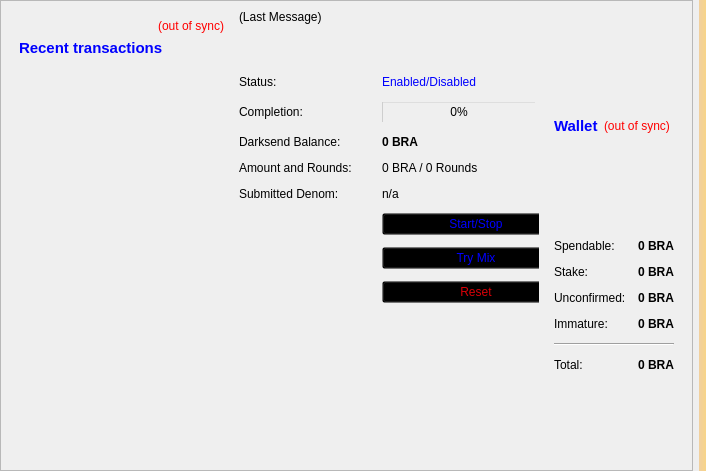
<?xml version="1.0" encoding="UTF-8"?>
<ui version="4.0">
 <class>OverviewPage</class>
 <widget class="QWidget" name="OverviewPage">
  <property name="geometry">
   <rect>
    <x>0</x>
    <y>0</y>
    <width>706</width>
    <height>471</height>
   </rect>
  </property>
  <property name="windowTitle">
   <string>Form</string>
  </property>
  <layout class="QHBoxLayout" name="horizontalLayout_3">
   <property name="leftMargin">
    <number>0</number>
   </property>
   <property name="topMargin">
    <number>0</number>
   </property>
   <property name="rightMargin">
    <number>0</number>
   </property>
   <property name="bottomMargin">
    <number>0</number>
   </property>
   <item>
    <widget class="QScrollArea" name="scrollArea">
     <property name="widgetResizable">
      <bool>true</bool>
     </property>
     <widget class="QWidget" name="scrollAreaWidgetContents">
      <property name="geometry">
       <rect>
        <x>0</x>
        <y>0</y>
        <width>687</width>
        <height>469</height>
       </rect>
      </property>
      <layout class="QGridLayout" name="horizontalLayout">
       <item row="0" column="0">
        <widget class="QWidget" name="widget_2" native="true">
         <layout class="QVBoxLayout" name="verticalLayout">
          <item>
           <layout class="QVBoxLayout" name="verticalLayout_6">
            <item>
             <widget class="QLabel" name="labelTransactionsStatus">
              <property name="toolTip">
               <string>The displayed information may be out of date. Your wallet automatically synchronizes with the Brazil network after a connection is established, but this process has not completed yet.</string>
              </property>
              <property name="styleSheet">
               <string notr="true">QLabel { color: red; }</string>
              </property>
              <property name="text">
               <string notr="true">&lt;html&gt;&lt;head/&gt;&lt;body&gt;&lt;p&gt;&lt;span style=&quot; color:#ff0000;&quot;&gt;(out of sync)&lt;/span&gt;&lt;/p&gt;&lt;/body&gt;&lt;/html&gt;</string>
              </property>
              <property name="alignment">
               <set>Qt::AlignRight|Qt::AlignTrailing|Qt::AlignVCenter</set>
              </property>
             </widget>
            </item>
            <item>
             <widget class="QLabel" name="label_4">
              <property name="font">
               <font>
                <pointsize>11</pointsize>
                <weight>75</weight>
                <bold>true</bold>
               </font>
              </property>
              <property name="text">
               <string>&lt;html&gt;&lt;head/&gt;&lt;body&gt;&lt;p&gt;&lt;span style=&quot; color:#0000ff;&quot;&gt;Recent transactions&lt;/span&gt;&lt;/p&gt;&lt;/body&gt;&lt;/html&gt;</string>
              </property>
             </widget>
            </item>
            <item>
             <spacer name="horizontalSpacer">
              <property name="orientation">
               <enum>Qt::Horizontal</enum>
              </property>
              <property name="sizeHint" stdset="0">
               <size>
                <width>40</width>
                <height>20</height>
               </size>
              </property>
             </spacer>
            </item>
            <item>
             <widget class="QListView" name="listTransactions">
              <property name="styleSheet">
               <string notr="true">QListView { background: transparent; }</string>
              </property>
              <property name="frameShape">
               <enum>QFrame::NoFrame</enum>
              </property>
              <property name="verticalScrollBarPolicy">
               <enum>Qt::ScrollBarAlwaysOff</enum>
              </property>
              <property name="horizontalScrollBarPolicy">
               <enum>Qt::ScrollBarAlwaysOff</enum>
              </property>
              <property name="selectionMode">
               <enum>QAbstractItemView::NoSelection</enum>
              </property>
             </widget>
            </item>
           </layout>
          </item>
         </layout>
        </widget>
       </item>
       <item row="0" column="3">
        <layout class="QVBoxLayout" name="verticalLayout_2">
         <item>
          <widget class="QWidget" name="widget" native="true">
           <layout class="QVBoxLayout" name="verticalLayout_4">
            <item>
             <layout class="QHBoxLayout" name="horizontalLayout_4">
              <item>
               <widget class="QLabel" name="label_5">
                <property name="font">
                 <font>
                  <pointsize>11</pointsize>
                  <weight>75</weight>
                  <bold>true</bold>
                 </font>
                </property>
                <property name="styleSheet">
                 <string notr="true">color: rgb(0, 0, 255);</string>
                </property>
                <property name="text">
                 <string>Wallet</string>
                </property>
               </widget>
              </item>
              <item>
               <widget class="QLabel" name="labelWalletStatus">
                <property name="toolTip">
                 <string>The displayed information may be out of date. Your wallet automatically synchronizes with the Brazil network after a connection is established, but this process has not completed yet.</string>
                </property>
                <property name="styleSheet">
                 <string notr="true">QLabel { color: red; }</string>
                </property>
                <property name="text">
                 <string notr="true">(out of sync)</string>
                </property>
                <property name="alignment">
                 <set>Qt::AlignLeading|Qt::AlignLeft|Qt::AlignVCenter</set>
                </property>
               </widget>
              </item>
              <item>
               <spacer name="horizontalSpacer_2">
                <property name="orientation">
                 <enum>Qt::Horizontal</enum>
                </property>
                <property name="sizeHint" stdset="0">
                 <size>
                  <width>40</width>
                  <height>20</height>
                 </size>
                </property>
               </spacer>
              </item>
             </layout>
            </item>
            <item>
             <layout class="QFormLayout" name="formLayout_2">
              <property name="fieldGrowthPolicy">
               <enum>QFormLayout::AllNonFixedFieldsGrow</enum>
              </property>
              <property name="horizontalSpacing">
               <number>12</number>
              </property>
              <property name="verticalSpacing">
               <number>12</number>
              </property>
              <item row="0" column="0">
               <widget class="QLabel" name="label">
                <property name="text">
                 <string>Spendable:</string>
                </property>
               </widget>
              </item>
              <item row="0" column="1">
               <widget class="QLabel" name="labelBalance">
                <property name="font">
                 <font>
                  <weight>75</weight>
                  <bold>true</bold>
                 </font>
                </property>
                <property name="cursor">
                 <cursorShape>IBeamCursor</cursorShape>
                </property>
                <property name="toolTip">
                 <string>Your current spendable balance</string>
                </property>
                <property name="text">
                 <string notr="true">0 BRA</string>
                </property>
                <property name="alignment">
                 <set>Qt::AlignRight|Qt::AlignTrailing|Qt::AlignVCenter</set>
                </property>
                <property name="textInteractionFlags">
                 <set>Qt::LinksAccessibleByMouse|Qt::TextSelectableByKeyboard|Qt::TextSelectableByMouse</set>
                </property>
               </widget>
              </item>
              <item row="1" column="0">
               <widget class="QLabel" name="label_6">
                <property name="text">
                 <string>Stake:</string>
                </property>
               </widget>
              </item>
              <item row="1" column="1">
               <widget class="QLabel" name="labelStake">
                <property name="font">
                 <font>
                  <weight>75</weight>
                  <bold>true</bold>
                 </font>
                </property>
                <property name="cursor">
                 <cursorShape>IBeamCursor</cursorShape>
                </property>
                <property name="toolTip">
                 <string>Total of coins that was staked, and do not yet count toward the current balance</string>
                </property>
                <property name="text">
                 <string notr="true">0 BRA</string>
                </property>
                <property name="alignment">
                 <set>Qt::AlignRight|Qt::AlignTrailing|Qt::AlignVCenter</set>
                </property>
                <property name="textInteractionFlags">
                 <set>Qt::LinksAccessibleByMouse|Qt::TextSelectableByKeyboard|Qt::TextSelectableByMouse</set>
                </property>
               </widget>
              </item>
              <item row="2" column="0">
               <widget class="QLabel" name="label_3">
                <property name="text">
                 <string>Unconfirmed:</string>
                </property>
               </widget>
              </item>
              <item row="2" column="1">
               <widget class="QLabel" name="labelUnconfirmed">
                <property name="font">
                 <font>
                  <weight>75</weight>
                  <bold>true</bold>
                 </font>
                </property>
                <property name="cursor">
                 <cursorShape>IBeamCursor</cursorShape>
                </property>
                <property name="toolTip">
                 <string>Total of transactions that have yet to be confirmed, and do not yet count toward the current balance</string>
                </property>
                <property name="text">
                 <string notr="true">0 BRA</string>
                </property>
                <property name="alignment">
                 <set>Qt::AlignRight|Qt::AlignTrailing|Qt::AlignVCenter</set>
                </property>
                <property name="textInteractionFlags">
                 <set>Qt::LinksAccessibleByMouse|Qt::TextSelectableByKeyboard|Qt::TextSelectableByMouse</set>
                </property>
               </widget>
              </item>
              <item row="3" column="0">
               <widget class="QLabel" name="labelImmatureText">
                <property name="text">
                 <string>Immature:</string>
                </property>
               </widget>
              </item>
              <item row="3" column="1">
               <widget class="QLabel" name="labelImmature">
                <property name="font">
                 <font>
                  <weight>75</weight>
                  <bold>true</bold>
                 </font>
                </property>
                <property name="toolTip">
                 <string>Mined balance that has not yet matured</string>
                </property>
                <property name="text">
                 <string notr="true">0 BRA</string>
                </property>
                <property name="alignment">
                 <set>Qt::AlignRight|Qt::AlignTrailing|Qt::AlignVCenter</set>
                </property>
                <property name="textInteractionFlags">
                 <set>Qt::LinksAccessibleByMouse|Qt::TextSelectableByKeyboard|Qt::TextSelectableByMouse</set>
                </property>
               </widget>
              </item>
              <item row="4" column="0" colspan="2">
               <widget class="Line" name="line">
                <property name="orientation">
                 <enum>Qt::Horizontal</enum>
                </property>
               </widget>
              </item>
              <item row="5" column="0">
               <widget class="QLabel" name="labelTotalText">
                <property name="text">
                 <string>Total:</string>
                </property>
               </widget>
              </item>
              <item row="5" column="1">
               <widget class="QLabel" name="labelTotal">
                <property name="font">
                 <font>
                  <weight>75</weight>
                  <bold>true</bold>
                 </font>
                </property>
                <property name="cursor">
                 <cursorShape>IBeamCursor</cursorShape>
                </property>
                <property name="toolTip">
                 <string>Your current total balance</string>
                </property>
                <property name="text">
                 <string notr="true">&lt;html&gt;&lt;head/&gt;&lt;body&gt;&lt;p&gt;0 BRA&lt;/p&gt;&lt;/body&gt;&lt;/html&gt;</string>
                </property>
                <property name="alignment">
                 <set>Qt::AlignRight|Qt::AlignTrailing|Qt::AlignVCenter</set>
                </property>
                <property name="textInteractionFlags">
                 <set>Qt::LinksAccessibleByMouse|Qt::TextSelectableByKeyboard|Qt::TextSelectableByMouse</set>
                </property>
               </widget>
              </item>
             </layout>
            </item>
           </layout>
          </widget>
         </item>
        </layout>
       </item>
       <item row="0" column="1">
        <widget class="QFrame" name="frameDarksend">
         <property name="sizePolicy">
          <sizepolicy hsizetype="MinimumExpanding" vsizetype="MinimumExpanding">
           <horstretch>0</horstretch>
           <verstretch>0</verstretch>
          </sizepolicy>
         </property>
         <property name="minimumSize">
          <size>
           <width>300</width>
           <height>261</height>
          </size>
         </property>
         <property name="styleSheet">
          <string notr="true">background:transparent;</string>
         </property>
         <property name="frameShape">
          <enum>QFrame::StyledPanel</enum>
         </property>
         <property name="frameShadow">
          <enum>QFrame::Raised</enum>
         </property>
         <widget class="QWidget" name="verticalLayoutWidget">
          <property name="geometry">
           <rect>
            <x>0</x>
            <y>0</y>
            <width>331</width>
            <height>305</height>
           </rect>
          </property>
          <layout class="QVBoxLayout" name="verticalLayout_5">
           <item>
            <widget class="QLabel" name="darksendStatus">
             <property name="minimumSize">
              <size>
               <width>288</width>
               <height>43</height>
              </size>
             </property>
             <property name="styleSheet">
              <string notr="true">color: rgb(0, 0, 0);</string>
             </property>
             <property name="text">
              <string>(Last Message)</string>
             </property>
             <property name="alignment">
              <set>Qt::AlignLeading|Qt::AlignLeft|Qt::AlignTop</set>
             </property>
             <property name="wordWrap">
              <bool>true</bool>
             </property>
            </widget>
           </item>
           <item>
            <layout class="QFormLayout" name="formLayout">
             <property name="fieldGrowthPolicy">
              <enum>QFormLayout::AllNonFixedFieldsGrow</enum>
             </property>
             <property name="horizontalSpacing">
              <number>30</number>
             </property>
             <property name="verticalSpacing">
              <number>12</number>
             </property>
             <item row="0" column="0">
              <widget class="QLabel" name="label_6">
               <property name="text">
                <string>Status:</string>
               </property>
              </widget>
             </item>
             <item row="0" column="1">
              <widget class="QLabel" name="darksendEnabled">
               <property name="styleSheet">
                <string notr="true">color: rgb(0, 0, 255);</string>
               </property>
               <property name="text">
                <string>Enabled/Disabled</string>
               </property>
              </widget>
             </item>
             <item row="1" column="0">
              <widget class="QLabel" name="label_7">
               <property name="styleSheet">
                <string notr="true">color: rgb(0, 0, 0);</string>
               </property>
               <property name="text">
                <string>Completion:</string>
               </property>
              </widget>
             </item>
             <item row="1" column="1">
              <widget class="QProgressBar" name="darksendProgress">
               <property name="maximumSize">
                <size>
                 <width>154</width>
                 <height>16777215</height>
                </size>
               </property>
               <property name="styleSheet">
                <string notr="true">background:transparent;</string>
               </property>
               <property name="value">
                <number>0</number>
               </property>
              </widget>
             </item>
             <item row="2" column="0">
              <widget class="QLabel" name="labelAnonymizedText">
               <property name="styleSheet">
                <string notr="true">color: rgb(0, 0, 0);</string>
               </property>
               <property name="text">
                <string>Darksend Balance:</string>
               </property>
              </widget>
             </item>
             <item row="2" column="1">
              <widget class="QLabel" name="labelAnonymized">
               <property name="font">
                <font>
                 <weight>75</weight>
                 <bold>true</bold>
                </font>
               </property>
               <property name="styleSheet">
                <string notr="true">color: rgb(0, 0, 0);</string>
               </property>
               <property name="text">
                <string>0 BRA</string>
               </property>
              </widget>
             </item>
             <item row="3" column="0">
              <widget class="QLabel" name="label_8">
               <property name="styleSheet">
                <string notr="true">color: rgb(0, 0, 0);</string>
               </property>
               <property name="text">
                <string>Amount and Rounds:</string>
               </property>
              </widget>
             </item>
             <item row="3" column="1">
              <widget class="QLabel" name="labelAmountRounds">
               <property name="styleSheet">
                <string notr="true">color: rgb(0, 0, 0);</string>
               </property>
               <property name="text">
                <string>0 BRA / 0 Rounds</string>
               </property>
              </widget>
             </item>
             <item row="4" column="0">
              <widget class="QLabel" name="label_9">
               <property name="styleSheet">
                <string notr="true">color: rgb(0, 0, 0);</string>
               </property>
               <property name="text">
                <string>Submitted Denom:</string>
               </property>
              </widget>
             </item>
             <item row="4" column="1">
              <widget class="QLabel" name="labelSubmittedDenom">
               <property name="statusTip">
                <string>The denominations you submitted to the Adrenaline Node. To mix, other users must submit the exact same denominations.</string>
               </property>
               <property name="styleSheet">
                <string notr="true">color: rgb(0, 0, 0);</string>
               </property>
               <property name="text">
                <string>n/a</string>
               </property>
              </widget>
             </item>
             <item row="9" column="1">
              <layout class="QHBoxLayout" name="horizontalLayout_2"/>
             </item>
             <item row="8" column="0">
              <layout class="QVBoxLayout" name="verticalLayout_3"/>
             </item>
             <item row="7" column="1">
              <widget class="QPushButton" name="darksendAuto">
               <property name="sizePolicy">
                <sizepolicy hsizetype="MinimumExpanding" vsizetype="Fixed">
                 <horstretch>0</horstretch>
                 <verstretch>0</verstretch>
                </sizepolicy>
               </property>
               <property name="toolTip">
                <string>Try to manually submit a Darksend request.</string>
               </property>
               <property name="styleSheet">
                <string notr="true">color: rgb(0, 0, 255);</string>
               </property>
               <property name="text">
                <string>Try Mix</string>
               </property>
              </widget>
             </item>
             <item row="5" column="1">
              <widget class="QPushButton" name="toggleDarksend">
               <property name="sizePolicy">
                <sizepolicy hsizetype="MinimumExpanding" vsizetype="Fixed">
                 <horstretch>0</horstretch>
                 <verstretch>0</verstretch>
                </sizepolicy>
               </property>
               <property name="styleSheet">
                <string notr="true">color: rgb(0, 0, 255);</string>
               </property>
               <property name="text">
                <string>Start/Stop</string>
               </property>
              </widget>
             </item>
             <item row="8" column="1">
              <widget class="QPushButton" name="darksendReset">
               <property name="sizePolicy">
                <sizepolicy hsizetype="MinimumExpanding" vsizetype="Fixed">
                 <horstretch>0</horstretch>
                 <verstretch>0</verstretch>
                </sizepolicy>
               </property>
               <property name="toolTip">
                <string>Reset the current status of Darksend (can interrupt Darksend if it's in the process of Mixing, which can cost you money!)</string>
               </property>
               <property name="autoFillBackground">
                <bool>false</bool>
               </property>
               <property name="styleSheet">
                <string notr="true">color: rgb(217, 0, 7);</string>
               </property>
               <property name="text">
                <string>Reset</string>
               </property>
              </widget>
             </item>
            </layout>
           </item>
          </layout>
         </widget>
        </widget>
       </item>
      </layout>
     </widget>
    </widget>
   </item>
   <item>
    <widget class="QLabel" name="labelAlerts">
     <property name="visible">
      <bool>true</bool>
     </property>
     <property name="styleSheet">
      <string notr="true">background-color: qlineargradient(x1: 0, y1: 0, x2: 1, y2: 0, stop:0 #F0D0A0, stop:1 #F8D488);  color:#000000
</string>
     </property>
     <property name="wordWrap">
      <bool>true</bool>
     </property>
     <property name="margin">
      <number>3</number>
     </property>
    </widget>
   </item>
  </layout>
 </widget>
 <resources/>
 <connections/>
</ui>
